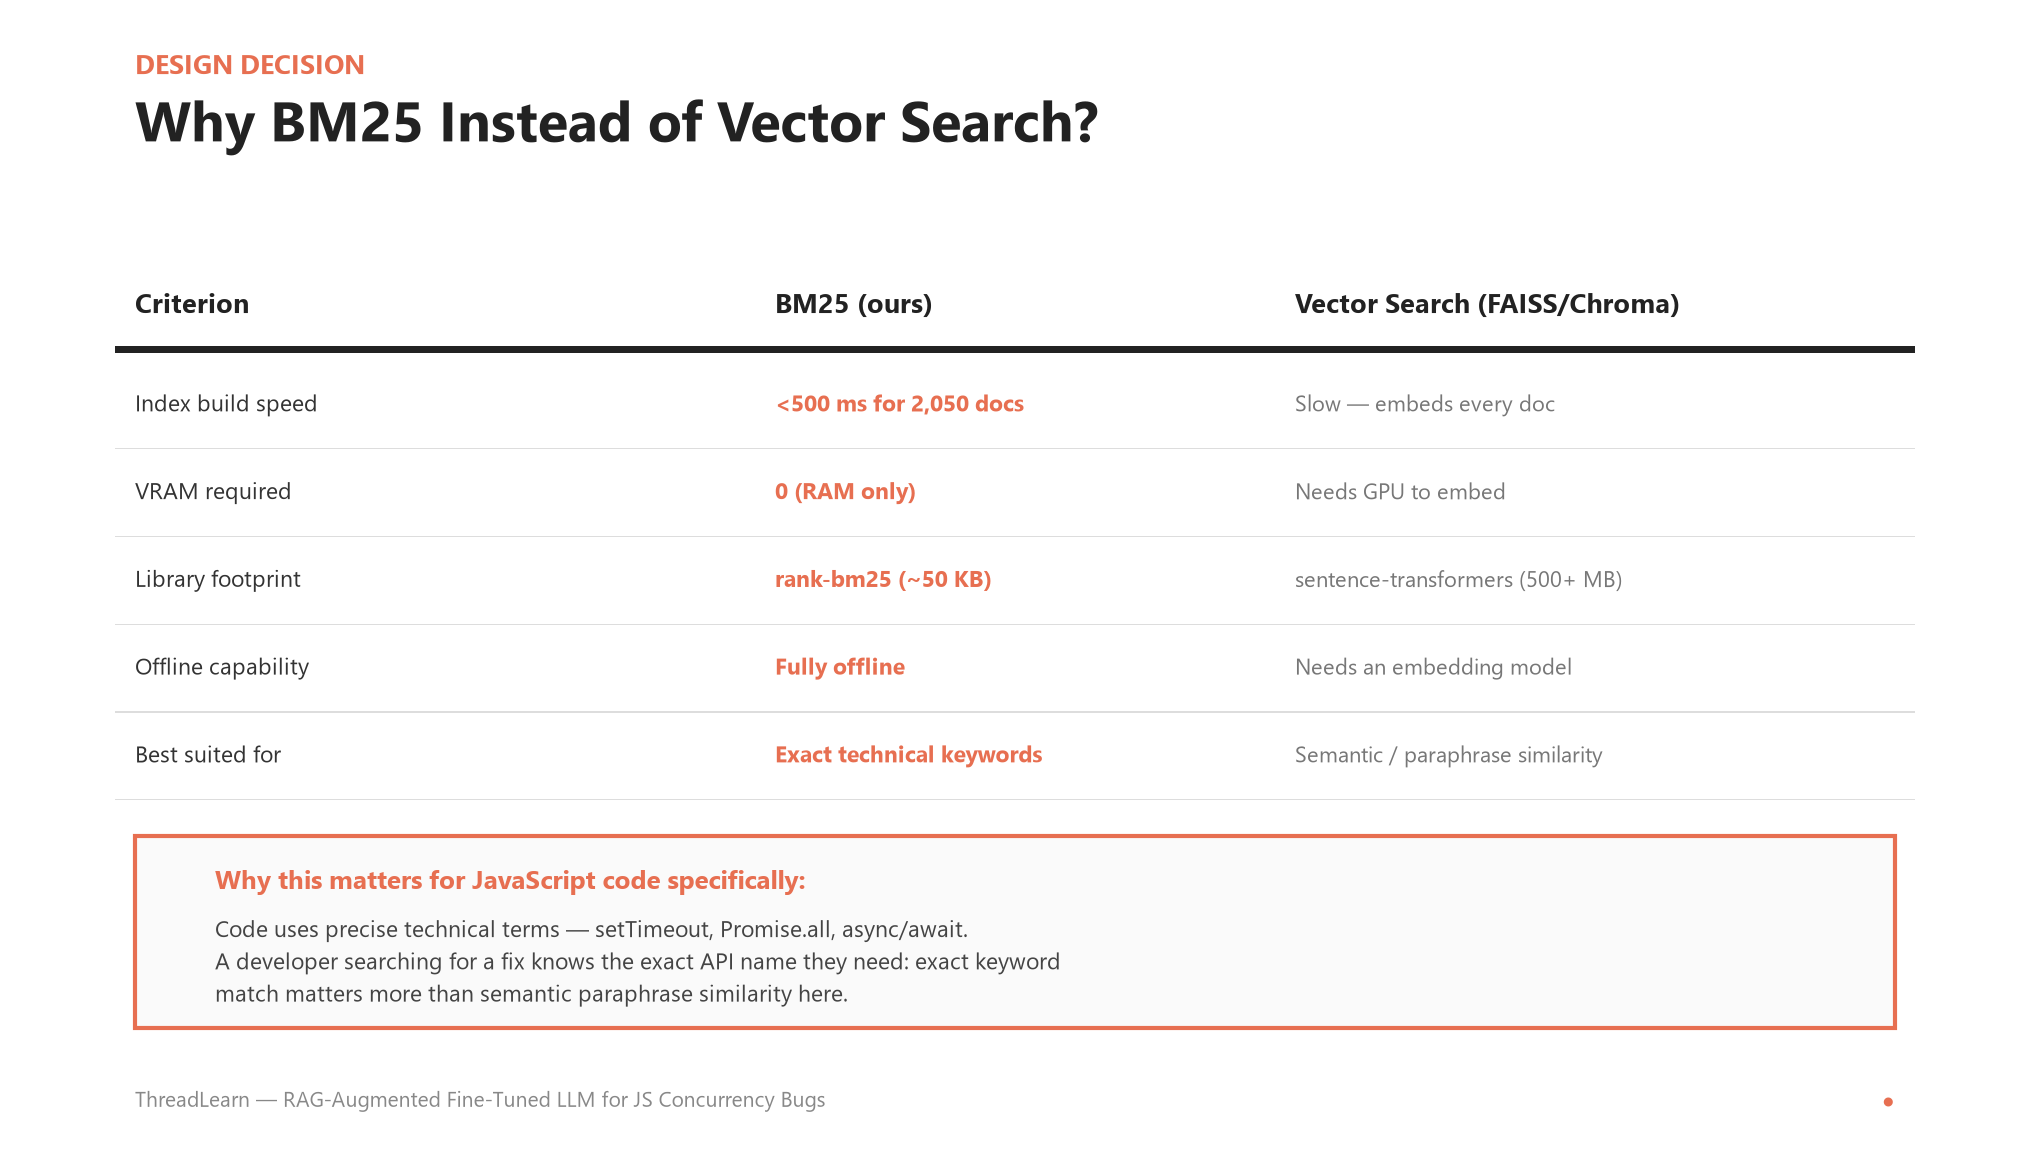

This figure's Python source:
#!/usr/bin/env python3
"""Slide 18: Why BM25 instead of Vector Search?"""
import matplotlib.pyplot as plt
import os, sys
sys.path.insert(0, os.path.dirname(os.path.abspath(__file__)))
from _slide_style import OURS, GPT, FT, BASELINE, INK, MUTED, CARD_BG, SLIDE_W, SLIDE_H, apply_rc, title_block, footer

OUTPUT_DIR = os.path.dirname(os.path.abspath(__file__))
apply_rc()

fig = plt.figure(figsize=(SLIDE_W, SLIDE_H))
ax = fig.add_axes([0, 0, 1, 1])
ax.axis("off")

title_block(fig, "Design Decision", "Why BM25 Instead of Vector Search?")

# Comparison table
headers = ["Criterion", "BM25 (ours)", "Vector Search (FAISS/Chroma)"]
rows = [
    ("Index build speed", "<500 ms for 2,050 docs", "Slow — embeds every doc"),
    ("VRAM required", "0 (RAM only)", "Needs GPU to embed"),
    ("Library footprint", "rank-bm25 (~50 KB)", "sentence-transformers (500+ MB)"),
    ("Offline capability", "Fully offline", "Needs an embedding model"),
    ("Best suited for", "Exact technical keywords", "Semantic / paraphrase similarity"),
]

x0, y0 = 0.06, 0.70
col_x = [x0, x0 + 0.32, x0 + 0.58]
row_h = 0.078

for cx, h in zip(col_x, headers):
    fig.text(cx, y0 + 0.03, h, fontsize=13, fontweight="bold", color=INK, ha="left", va="bottom")
ax.add_patch(plt.Rectangle((x0 - 0.01, y0), 0.90, 0.006, facecolor=INK, transform=ax.transAxes))

for i, (crit, bm25, vec) in enumerate(rows):
    y = y0 - (i + 1) * row_h
    fig.text(col_x[0], y + row_h/2 - 0.008, crit, fontsize=11, color="#333", ha="left", va="center")
    fig.text(col_x[1], y + row_h/2 - 0.008, bm25, fontsize=11, fontweight="bold", color=OURS, ha="left", va="center")
    fig.text(col_x[2], y + row_h/2 - 0.008, vec, fontsize=10.5, color="#777", ha="left", va="center")
    ax.add_patch(plt.Rectangle((x0 - 0.01, y - 0.008), 0.90, 0.001, facecolor="#DDD", transform=ax.transAxes))

# Bottom reasoning card
y_card = 0.10
ax.add_patch(plt.Rectangle((0.06, y_card), 0.88, 0.17, facecolor=CARD_BG,
                            edgecolor=OURS, linewidth=2, transform=ax.transAxes, zorder=2))
fig.text(0.10, y_card + 0.14, "Why this matters for JavaScript code specifically:", fontsize=12.5,
          fontweight="bold", color=OURS, ha="left", va="top")
fig.text(0.10, y_card + 0.10, "Code uses precise technical terms — setTimeout, Promise.all, async/await.\n"
          "A developer searching for a fix knows the exact API name they need: exact keyword\n"
          "match matters more than semantic paraphrase similarity here.",
          fontsize=11, color="#444", ha="left", va="top", linespacing=1.5)

footer(fig)
fig.savefig(os.path.join(OUTPUT_DIR, "slide_18_why_bm25.png"))
print("Saved: slide_18_why_bm25.png")
